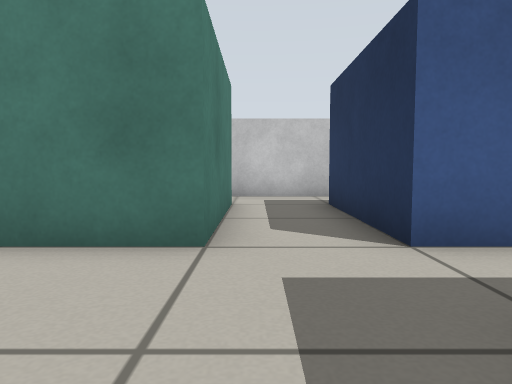
View 1 (above)

22 first-person views from a walk through a Gazebo world. The camera is 0.39 m above the floor, tilts 4° down and sees 70° across. The floor is counted in squares, 0.5 m on a side. Each view is taken from the middle of a square. On the plan, view 1 faces up. The plan holds only what a view shows up to about 11 squares ahead; the rest is blank.

View 2
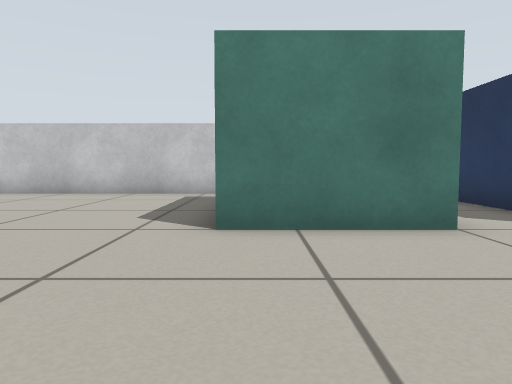

View 3
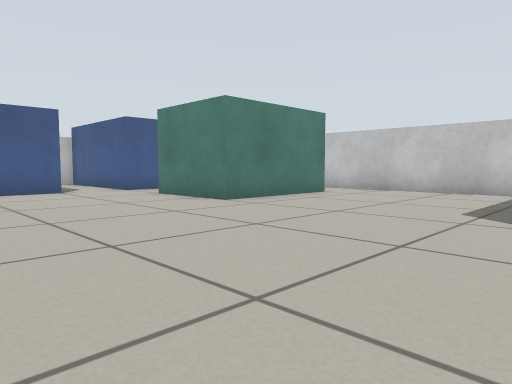

View 4
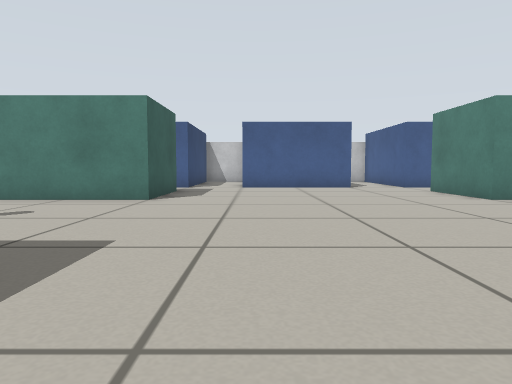

View 5
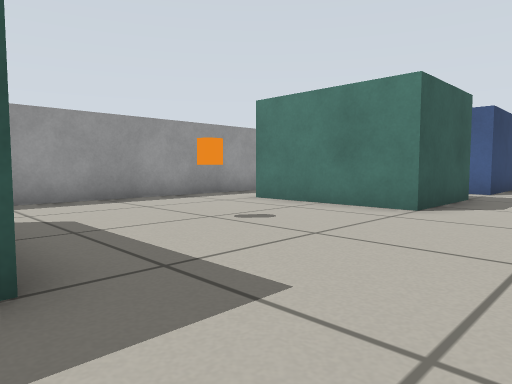

View 6
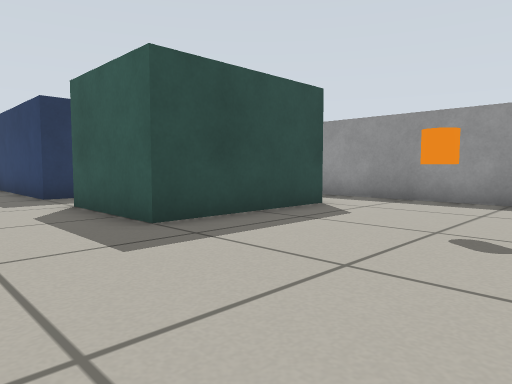

View 7
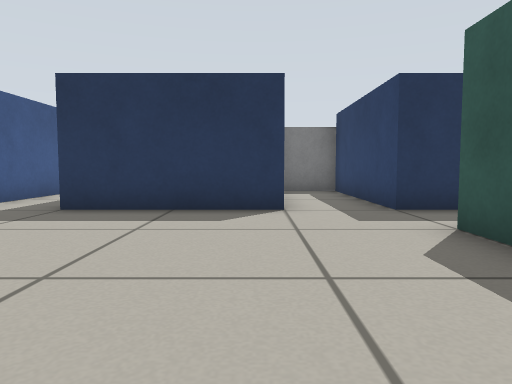

View 8
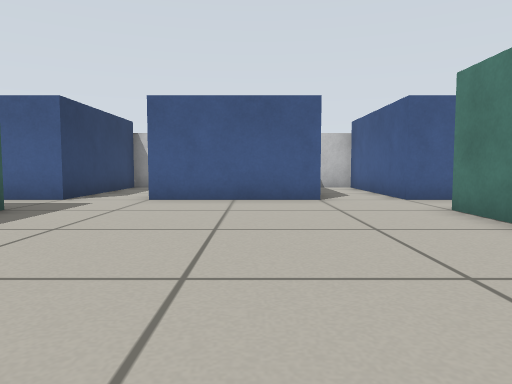

View 9
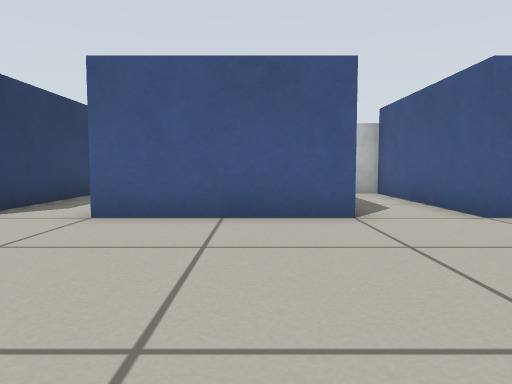

View 10
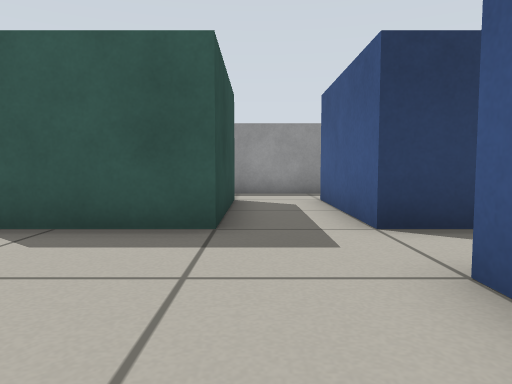

View 11
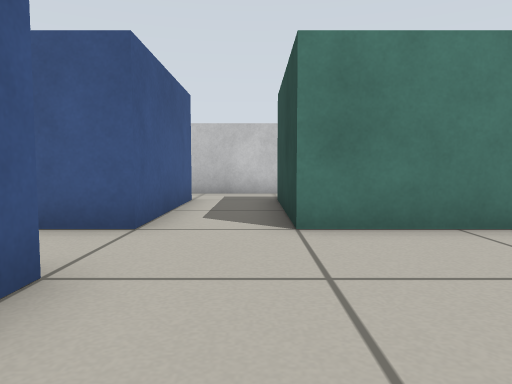

View 12
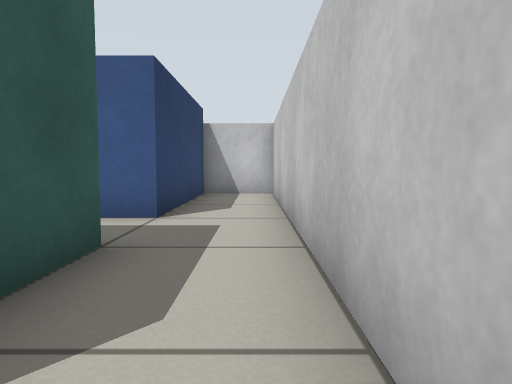

View 13
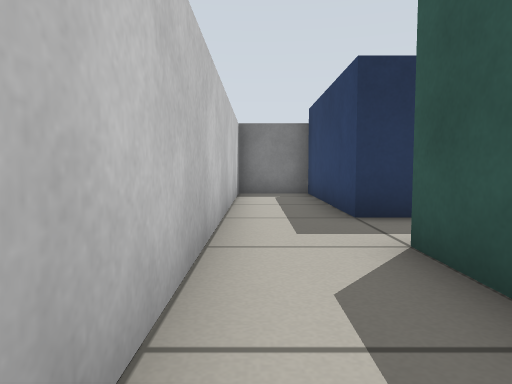

View 14
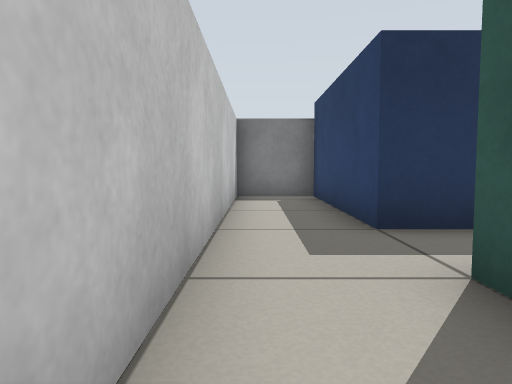

View 15
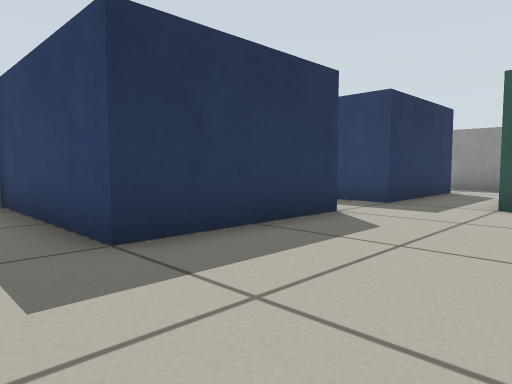

View 16
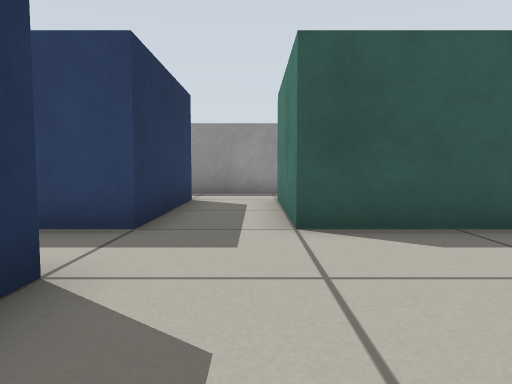

View 17
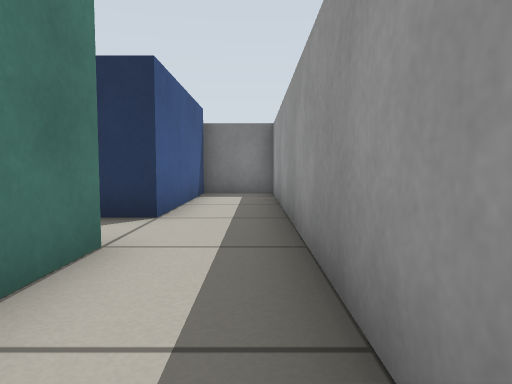

View 18
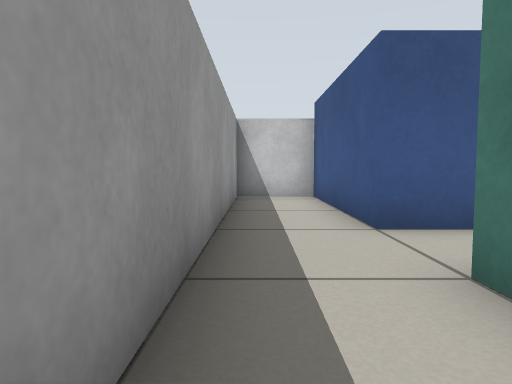

View 19
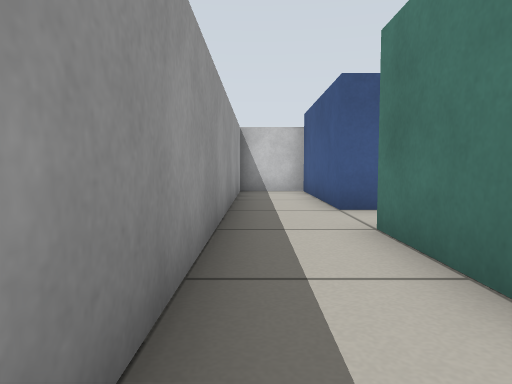

View 20
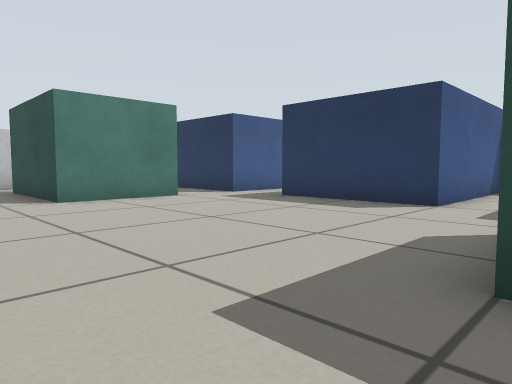

View 21
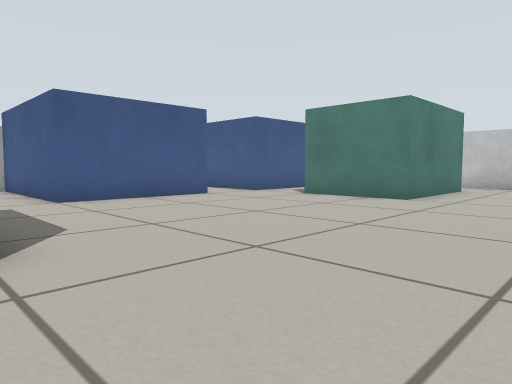

View 22
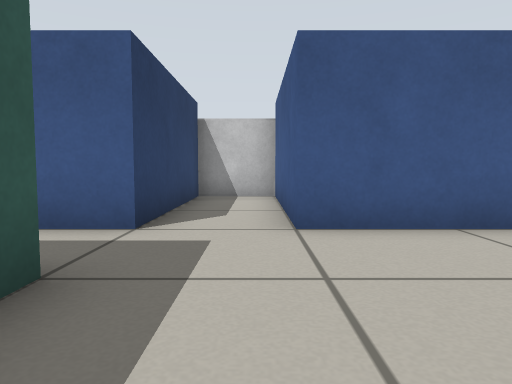

### Floor plan
Key: @ floor where view 1 was taken; # wall or solid block; . floor; B cyan box; L blue box; C orange cylinder.
Columns run from 20 left of view 1 to 7 right of it. Each row starts with its distance up from view 1.
 10 ############################
  9 #..........................#
  8 #..........................#
  7 #LLLLL..BBB......BBB..LLLLL#
  6      L..B B......B B..L
  5      L..B B......B B..L
  4 #LLLLL..BBB......BBB..LLLL
  3 #.........................
  2    ........................
  1      L................LLLLL
  0      L..............@.L
 -1      L................L
 -2 #LLLLL................LLLLL#
 -3 #..........................
 -4 #..........................
 -5 #LLLLL..BBB......BBB..LLLLL
 -6      L..B B..C...B B..L
 -7      L..B B......B B..L
 -8 #LLLLL..BBB......BBB..LLLLL#
 -9 #..........................#
-10 #..........................#
-11 ############################

Where each view was taken, in squares from view 1:
view 1: 0 up, 0 right, facing up
view 2: 1 down, 3 left, facing up
view 3: 2 down, 3 left, facing up-left
view 4: 2 down, 1 left, facing left
view 5: 2 down, 3 left, facing down-left
view 6: 2 down, 8 left, facing down-right
view 7: 2 down, 5 left, facing right
view 8: 0 up, 6 left, facing left
view 9: 0 up, 9 left, facing left
view 10: 0 up, 13 left, facing down
view 11: 1 down, 13 left, facing up
view 12: 9 up, 9 left, facing left
view 13: 9 up, 4 left, facing right
view 14: 9 up, 3 left, facing right
view 15: 3 up, 2 left, facing down-right
view 16: 0 up, 0 right, facing down
view 17: 10 down, 4 left, facing right
view 18: 10 down, 10 left, facing left
view 19: 10 down, 8 left, facing left
view 20: 5 down, 6 left, facing up-right
view 21: 5 down, 6 left, facing up-left
view 22: 3 down, 10 left, facing left
